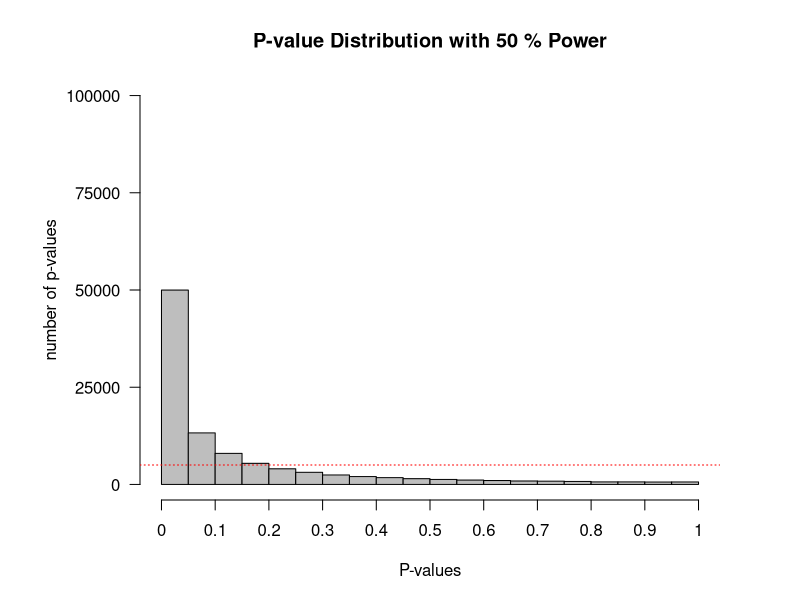
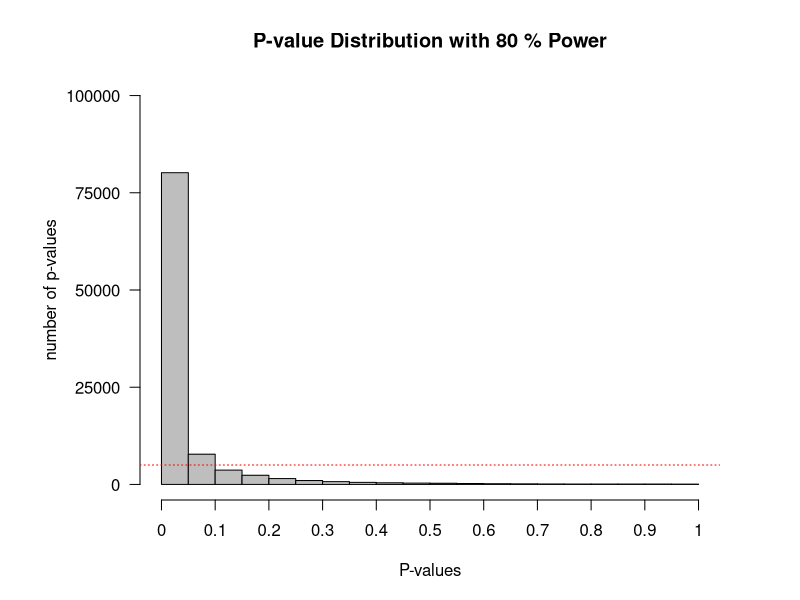
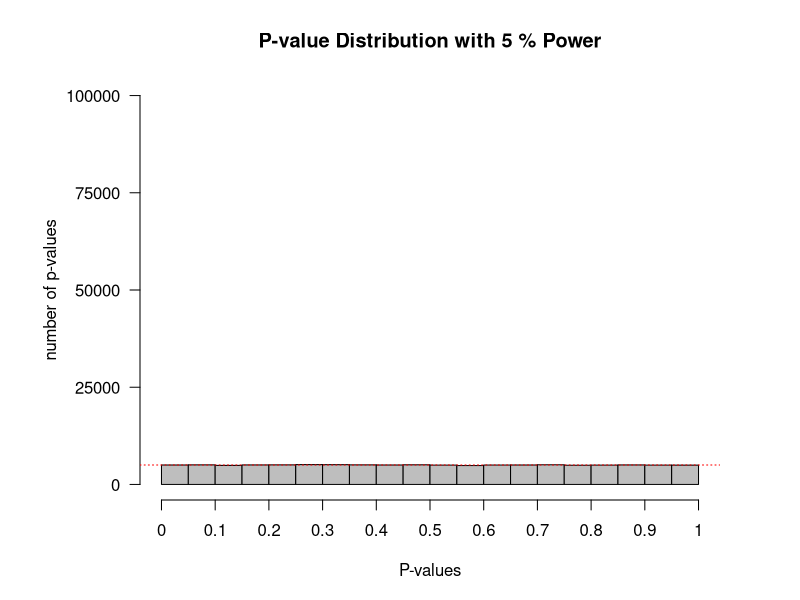
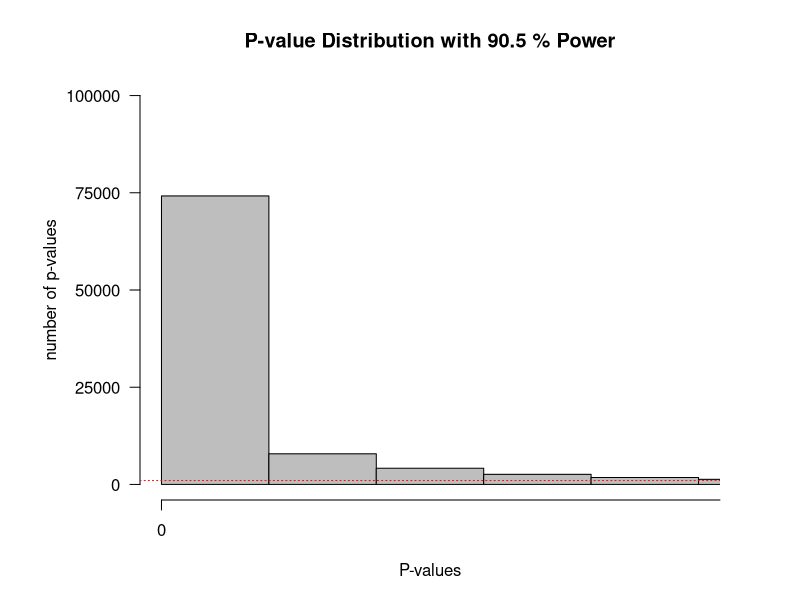

Source code (R) for these figures, in order:
#Load pwr package to easily calculate the statistical power
if(!require(pwr)){install.packages('pwr')}
library(pwr)
#Disable scientific notation (1.05e10)
options(scipen=999)
#Set number of simulations
nSims <- 100000 #number of simulated experiments



M<-106 #Mean IQ score in the sample (will be compared with 100 in a one-sample t-test)
n<-26 #set sample size
SD<-15 #SD of the simulated data
#With a mean difference of 6, and SD of 15, and a sample size of 26, the test has 50% power)
  
p <-numeric(nSims) #set up empty variable to store all simulated p-values
bars<-20
#Run simulation
for(i in 1:nSims){ #for each simulated experiment
  x<-rnorm(n = n, mean = M, sd = SD) #Simulate data with specified mean, standard deviation, and sample size
  z<-t.test(x, mu=100) #perform the t-test against mu (set to value you want to test against)
  p[i]<-z$p.value #get the p-value and store it
}

#Check power by summing significant p-values and dividing by number of simulations
(sum(p < 0.05)/nSims) #power
### This is the answer of Q1

#Q8_1 <- length(p[p > .04 & p < .05])/(nSims/bars)

#Calculate power formally by power analysis
power<-pwr.t.test(d=(M-100)/SD, n=n,sig.level=0.05,type="one.sample",alternative="two.sided")$power #determines M when power > 0. When power = 0, will set  M = 100.

print(power)

#Plot figure
#png(file="P-valueDist.png",width=4000,height=3000, , units = "px", res = 500)
op <- par(mar = c(5,7,4,4)) #change white-space around graph
hist(p, breaks=bars, xlab="P-values", ylab="number of p-values\n", axes=FALSE,
     main=paste("P-value Distribution with",round(power*100, digits=1),"% Power"),
     col="grey", xlim=c(0,1),  ylim=c(0, nSims))
axis(side=1, at=seq(0,1, 0.1), labels=seq(0,1,0.1))
axis(side=2, at=seq(0,nSims, nSims/4), labels=seq(0,nSims, nSims/4), las=2)
abline(h=nSims/bars, col = "red", lty=3)
#dev.off()

n_Q2 <- 51
p <-numeric(nSims) #set up empty variable to store all simulated p-values
for(i in 1:nSims){ #for each simulated experiment
        x<-rnorm(n = n_Q2, mean = M, sd = SD) #Simulate data with specified mean, standard deviation, and sample size
        z<-t.test(x, mu=100) #perform the t-test against mu (set to value you want to test against)
        p[i]<-z$p.value #get the p-value and store it
}
(sum(p < 0.05)/nSims) #power
### This is the answer of Q2
#Q8_2 <- length(p[p > .04 & p < .05])/(nSims/bars)


###Plot figure of Q3; steeper than 50% power
power<-pwr.t.test(d=(M-100)/SD, n=n_Q2,sig.level=0.05,type="one.sample",alternative="two.sided")$power 
op <- par(mar = c(5,7,4,4)) #change white-space around graph
hist(p, breaks=bars, xlab="P-values", ylab="number of p-values\n", axes=FALSE,
     main=paste("P-value Distribution with",round(power*100, digits=1),"% Power"),
     col="grey", xlim=c(0,1),  ylim=c(0, nSims))
axis(side=1, at=seq(0,1, 0.1), labels=seq(0,1,0.1))
axis(side=2, at=seq(0,nSims, nSims/4), labels=seq(0,nSims, nSims/4), las=2)
abline(h=nSims/bars, col = "red", lty=3)


### Q4 & Q5
M_Q4 <- 100

p <-numeric(nSims) #set up empty variable to store all 
#Run simulation
for(i in 1:nSims){ #for each simulated experiment
        x<-rnorm(n = n, mean = M_Q4, sd = SD) #Simulate data with specified mean, standard deviation, and sample size
        z<-t.test(x, mu=100) #perform the t-test against mu (set to value you want to test against)
        p[i]<-z$p.value #get the p-value and store it
}
(sum(p < 0.05)/nSims) #power
### This is the answer of Q4

#Q8_3 <- length(p[p > .04 & p < .05])/(nSims/bars)

###Plot figure of Q5; It is type 1 error(alpha) in this case.
power<-pwr.t.test(d=(M_Q4-100)/SD, n=n_Q2,sig.level=0.05,type="one.sample",alternative="two.sided")$power 
op <- par(mar = c(5,7,4,4)) #change white-space around graph
hist(p, breaks=bars, xlab="P-values", ylab="number of p-values\n", axes=FALSE,
     main=paste("P-value Distribution with",round(power*100, digits=1),"% Power"),
     col="grey", xlim=c(0,1),  ylim=c(0, nSims))
axis(side=1, at=seq(0,1, 0.1), labels=seq(0,1,0.1))
axis(side=2, at=seq(0,nSims, nSims/4), labels=seq(0,nSims, nSims/4), las=2)
abline(h=nSims/bars, col = "red", lty=3)

### Q6
M_Q6 <- 107
bars_Q6 <- 100

p <-numeric(nSims) #set up empty variable to store all 
#Run simulation
for(i in 1:nSims){ #for each simulated experiment
        x<-rnorm(n = n_Q2, mean = M_Q6, sd = SD) #Simulate data with specified mean, standard deviation, and sample size
        z<-t.test(x, mu=100) #perform the t-test against mu (set to value you want to test against)
        p[i]<-z$p.value #get the p-value and store it
}

#Q8_4 <- length(p[p > .04 & p < .05])/(nSims/bars)


###Plot figure of Q6; 
power<-pwr.t.test(d=(M_Q6-100)/SD, n=n_Q2,sig.level=0.05,type="one.sample",alternative="two.sided")$power 
op <- par(mar = c(5,7,4,4)) #change white-space around graph
hist(p, breaks=bars_Q6, xlab="P-values", ylab="number of p-values\n", axes=FALSE,
     main=paste("P-value Distribution with",round(power*100, digits=1),"% Power"),
     col="grey", xlim=c(0,0.05),  ylim=c(0, nSims))
axis(side=1, at=seq(0,1, 0.1), labels=seq(0,1,0.1))
axis(side=2, at=seq(0,nSims, nSims/4), labels=seq(0,nSims, nSims/4), las=2)
abline(h=nSims/bars_Q6, col = "red", lty=3)

### When the alpha is 0.01, we have the power
pwr.t.test(d=(M_Q6-100)/SD, n=n_Q2,sig.level=0.01,type="one.sample",alternative="two.sided")$power
### answer of Q6

### Plot of Q8
P_play <- rep(1,11)
t <- 1
for(M_Play in 110:100){
        p <-numeric(nSims) #set up empty variable to store all simulated p-values
        bars<-100
        #Run simulation
        for(i in 1:nSims){ #for each simulated experiment
                x<-rnorm(n = n, mean = M_Play, sd = SD) #Simulate data with specified mean, standard deviation, and sample size
                z<-t.test(x, mu=100) #perform the t-test against mu (set to value you want to test against)
                p[i]<-z$p.value #get the p-value and store it
        }
        P_play[t] <- length(p[p > .04 & p < .05])
        t = t+1
}

P_play/1000
### at best it is 4 times...

#? Daniel Lakens, 2016. 
# This work is licensed under a Creative Commons Attribution-NonCommercial-ShareAlike 4.0 International License. https://creativecommons.org/licenses/by-nc-sa/4.0/
